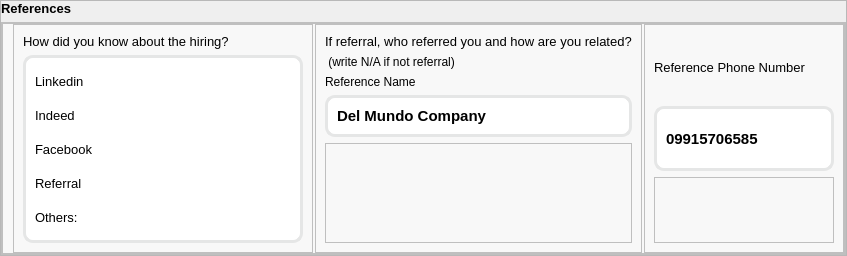
                   <widget class="QFrame" name="frame_98">
                    <property name="frameShape">
                     <enum>QFrame::StyledPanel</enum>
                    </property>
                    <property name="frameShadow">
                     <enum>QFrame::Raised</enum>
                    </property>
                    <layout class="QGridLayout" name="gridLayout_95">
                     <property name="leftMargin">
                      <number>0</number>
                     </property>
                     <property name="topMargin">
                      <number>0</number>
                     </property>
                     <property name="rightMargin">
                      <number>0</number>
                     </property>
                     <property name="bottomMargin">
                      <number>0</number>
                     </property>
                     <item row="0" column="0">
                      <widget class="QLabel" name="label_186">
                       <property name="font">
                        <font>
                         <family>Arial</family>
                         <pointsize>10</pointsize>
                         <weight>75</weight>
                         <bold>true</bold>
                        </font>
                       </property>
                       <property name="text">
                        <string>References</string>
                       </property>
                      </widget>
                     </item>
                     <item row="1" column="0">
                      <widget class="QFrame" name="personal_info_18">
                       <property name="minimumSize">
                        <size>
                         <width>0</width>
                         <height>190</height>
                        </size>
                       </property>
                       <property name="styleSheet">
                        <string notr="true">*{
background-color: rgb(248, 248, 248);
}
</string>
                       </property>
                       <property name="frameShape">
                        <enum>QFrame::StyledPanel</enum>
                       </property>
                       <property name="frameShadow">
                        <enum>QFrame::Raised</enum>
                       </property>
                       <layout class="QVBoxLayout" name="verticalLayout_86">
                        <property name="spacing">
                         <number>0</number>
                        </property>
                        <property name="leftMargin">
                         <number>0</number>
                        </property>
                        <property name="topMargin">
                         <number>0</number>
                        </property>
                        <property name="rightMargin">
                         <number>0</number>
                        </property>
                        <property name="bottomMargin">
                         <number>0</number>
                        </property>
                        <item>
                         <widget class="QFrame" name="frame_286">
                          <property name="frameShape">
                           <enum>QFrame::StyledPanel</enum>
                          </property>
                          <property name="frameShadow">
                           <enum>QFrame::Raised</enum>
                          </property>
                          <layout class="QHBoxLayout" name="horizontalLayout_55">
                           <property name="spacing">
                            <number>2</number>
                           </property>
                           <property name="leftMargin">
                            <number>10</number>
                           </property>
                           <property name="topMargin">
                            <number>0</number>
                           </property>
                           <property name="rightMargin">
                            <number>0</number>
                           </property>
                           <property name="bottomMargin">
                            <number>0</number>
                           </property>
                           <item alignment="Qt::AlignLeft">
                            <widget class="QFrame" name="frame_288">
                             <property name="sizePolicy">
                              <sizepolicy hsizetype="Preferred" vsizetype="Preferred">
                               <horstretch>0</horstretch>
                               <verstretch>0</verstretch>
                              </sizepolicy>
                             </property>
                             <property name="minimumSize">
                              <size>
                               <width>300</width>
                               <height>0</height>
                              </size>
                             </property>
                             <property name="frameShape">
                              <enum>QFrame::StyledPanel</enum>
                             </property>
                             <property name="frameShadow">
                              <enum>QFrame::Raised</enum>
                             </property>
                             <layout class="QGridLayout" name="gridLayout_389">
                              <item row="0" column="0" alignment="Qt::AlignTop">
                               <widget class="QLabel" name="label_180">
                                <property name="font">
                                 <font>
                                  <family>Arial</family>
                                  <pointsize>10</pointsize>
                                 </font>
                                </property>
                                <property name="text">
                                 <string>How did you know about the hiring?</string>
                                </property>
                               </widget>
                              </item>
                              <item row="1" column="0">
                               <widget class="QFrame" name="hire">
                                <property name="sizePolicy">
                                 <sizepolicy hsizetype="Preferred" vsizetype="Expanding">
                                  <horstretch>0</horstretch>
                                  <verstretch>0</verstretch>
                                 </sizepolicy>
                                </property>
                                <property name="minimumSize">
                                 <size>
                                  <width>0</width>
                                  <height>0</height>
                                 </size>
                                </property>
                                <property name="styleSheet">
                                 <string notr="true">#hire{
background-color: rgb(255, 255, 255);
border-radius: 10px;
border: 3px solid rgb(229, 230, 230);
}
</string>
                                </property>
                                <property name="frameShape">
                                 <enum>QFrame::StyledPanel</enum>
                                </property>
                                <property name="frameShadow">
                                 <enum>QFrame::Raised</enum>
                                </property>
                                <layout class="QVBoxLayout" name="verticalLayout_52">
                                 <item>
                                  <widget class="QLabel" name="linked">
                                   <property name="font">
                                    <font>
                                     <family>Arial</family>
                                     <pointsize>10</pointsize>
                                    </font>
                                   </property>
                                   <property name="styleSheet">
                                    <string notr="true">*{
background-color: rgb(255, 255, 255);
}</string>
                                   </property>
                                   <property name="text">
                                    <string>Linkedin</string>
                                   </property>
                                  </widget>
                                 </item>
                                 <item>
                                  <widget class="QLabel" name="indeed">
                                   <property name="font">
                                    <font>
                                     <family>Arial</family>
                                     <pointsize>10</pointsize>
                                    </font>
                                   </property>
                                   <property name="styleSheet">
                                    <string notr="true">*{
background-color: rgb(255, 255, 255);
}</string>
                                   </property>
                                   <property name="text">
                                    <string>Indeed</string>
                                   </property>
                                  </widget>
                                 </item>
                                 <item>
                                  <widget class="QLabel" name="facebook">
                                   <property name="font">
                                    <font>
                                     <family>Arial</family>
                                     <pointsize>10</pointsize>
                                    </font>
                                   </property>
                                   <property name="styleSheet">
                                    <string notr="true">*{
background-color: rgb(255, 255, 255);
}</string>
                                   </property>
                                   <property name="text">
                                    <string>Facebook</string>
                                   </property>
                                  </widget>
                                 </item>
                                 <item>
                                  <widget class="QLabel" name="referral">
                                   <property name="font">
                                    <font>
                                     <family>Arial</family>
                                     <pointsize>10</pointsize>
                                    </font>
                                   </property>
                                   <property name="styleSheet">
                                    <string notr="true">*{
background-color: rgb(255, 255, 255);
}</string>
                                   </property>
                                   <property name="text">
                                    <string>Referral</string>
                                   </property>
                                  </widget>
                                 </item>
                                 <item>
                                  <widget class="QLabel" name="others">
                                   <property name="font">
                                    <font>
                                     <family>Arial</family>
                                     <pointsize>10</pointsize>
                                    </font>
                                   </property>
                                   <property name="styleSheet">
                                    <string notr="true">*{
background-color: rgb(255, 255, 255);
}</string>
                                   </property>
                                   <property name="text">
                                    <string>Others: </string>
                                   </property>
                                  </widget>
                                 </item>
                                </layout>
                                <zorder>indeed</zorder>
                                <zorder>facebook</zorder>
                                <zorder>linked</zorder>
                                <zorder>referral</zorder>
                                <zorder>others</zorder>
                               </widget>
                              </item>
                             </layout>
                            </widget>
                           </item>
                           <item>
                            <widget class="QFrame" name="frame_290">
                             <property name="sizePolicy">
                              <sizepolicy hsizetype="Expanding" vsizetype="Preferred">
                               <horstretch>0</horstretch>
                               <verstretch>0</verstretch>
                              </sizepolicy>
                             </property>
                             <property name="minimumSize">
                              <size>
                               <width>250</width>
                               <height>0</height>
                              </size>
                             </property>
                             <property name="frameShape">
                              <enum>QFrame::StyledPanel</enum>
                             </property>
                             <property name="frameShadow">
                              <enum>QFrame::Raised</enum>
                             </property>
                             <layout class="QGridLayout" name="gridLayout_391">
                              <item row="3" column="0">
                               <widget class="QFrame" name="namee">
                                <property name="minimumSize">
                                 <size>
                                  <width>0</width>
                                  <height>40</height>
                                 </size>
                                </property>
                                <property name="styleSheet">
                                 <string notr="true">#namee{
background-color: rgb(255, 255, 255);
border-radius: 10px;
border: 3px solid rgb(229, 230, 230);
}
</string>
                                </property>
                                <property name="frameShape">
                                 <enum>QFrame::StyledPanel</enum>
                                </property>
                                <property name="frameShadow">
                                 <enum>QFrame::Raised</enum>
                                </property>
                                <layout class="QGridLayout" name="gridLayout_392">
                                 <item row="0" column="0">
                                  <widget class="QLabel" name="company_name">
                                   <property name="font">
                                    <font>
                                     <family>Arial</family>
                                     <pointsize>11</pointsize>
                                     <weight>75</weight>
                                     <bold>true</bold>
                                    </font>
                                   </property>
                                   <property name="styleSheet">
                                    <string notr="true">*{
background-color: rgb(255, 255, 255);
}</string>
                                   </property>
                                   <property name="text">
                                    <string>Del Mundo Company</string>
                                   </property>
                                  </widget>
                                 </item>
                                </layout>
                               </widget>
                              </item>
                              <item row="0" column="0">
                               <widget class="QLabel" name="label_181">
                                <property name="font">
                                 <font>
                                  <family>Arial</family>
                                  <pointsize>10</pointsize>
                                 </font>
                                </property>
                                <property name="text">
                                 <string>If referral, who referred you and how are you related?</string>
                                </property>
                               </widget>
                              </item>
                              <item row="2" column="0">
                               <widget class="QLabel" name="label_41">
                                <property name="text">
                                 <string>Reference Name</string>
                                </property>
                               </widget>
                              </item>
                              <item row="1" column="0">
                               <widget class="QLabel" name="label_42">
                                <property name="text">
                                 <string> (write N/A if not referral)</string>
                                </property>
                               </widget>
                              </item>
                              <item row="4" column="0">
                               <widget class="QFrame" name="frame_99">
                                <property name="minimumSize">
                                 <size>
                                  <width>0</width>
                                  <height>100</height>
                                 </size>
                                </property>
                                <property name="frameShape">
                                 <enum>QFrame::StyledPanel</enum>
                                </property>
                                <property name="frameShadow">
                                 <enum>QFrame::Raised</enum>
                                </property>
                               </widget>
                              </item>
                             </layout>
                            </widget>
                           </item>
                           <item alignment="Qt::AlignRight">
                            <widget class="QFrame" name="frame_291">
                             <property name="minimumSize">
                              <size>
                               <width>200</width>
                               <height>0</height>
                              </size>
                             </property>
                             <property name="frameShape">
                              <enum>QFrame::StyledPanel</enum>
                             </property>
                             <property name="frameShadow">
                              <enum>QFrame::Raised</enum>
                             </property>
                             <layout class="QGridLayout" name="gridLayout_395">
                              <item row="1" column="0">
                               <widget class="QFrame" name="numm">
                                <property name="minimumSize">
                                 <size>
                                  <width>0</width>
                                  <height>40</height>
                                 </size>
                                </property>
                                <property name="styleSheet">
                                 <string notr="true">#numm{
background-color: rgb(255, 255, 255);
border-radius: 10px;
border: 3px solid rgb(229, 230, 230);
}
</string>
                                </property>
                                <property name="frameShape">
                                 <enum>QFrame::StyledPanel</enum>
                                </property>
                                <property name="frameShadow">
                                 <enum>QFrame::Raised</enum>
                                </property>
                                <layout class="QGridLayout" name="gridLayout_396">
                                 <item row="0" column="0">
                                  <widget class="QLabel" name="reference_number">
                                   <property name="font">
                                    <font>
                                     <family>Arial</family>
                                     <pointsize>11</pointsize>
                                     <weight>75</weight>
                                     <bold>true</bold>
                                    </font>
                                   </property>
                                   <property name="styleSheet">
                                    <string notr="true">*{
background-color: rgb(255, 255, 255);
}</string>
                                   </property>
                                   <property name="text">
                                    <string>09915706585</string>
                                   </property>
                                  </widget>
                                 </item>
                                </layout>
                               </widget>
                              </item>
                              <item row="0" column="0">
                               <widget class="QLabel" name="label_183">
                                <property name="font">
                                 <font>
                                  <family>Arial</family>
                                  <pointsize>10</pointsize>
                                 </font>
                                </property>
                                <property name="text">
                                 <string>Reference Phone Number</string>
                                </property>
                               </widget>
                              </item>
                              <item row="2" column="0">
                               <widget class="QFrame" name="frame_100">
                                <property name="minimumSize">
                                 <size>
                                  <width>0</width>
                                  <height>55</height>
                                 </size>
                                </property>
                                <property name="frameShape">
                                 <enum>QFrame::StyledPanel</enum>
                                </property>
                                <property name="frameShadow">
                                 <enum>QFrame::Raised</enum>
                                </property>
                               </widget>
                              </item>
                             </layout>
                            </widget>
                           </item>
                          </layout>
                         </widget>
                        </item>
                       </layout>
                      </widget>
                     </item>
                    </layout>
                   </widget>
